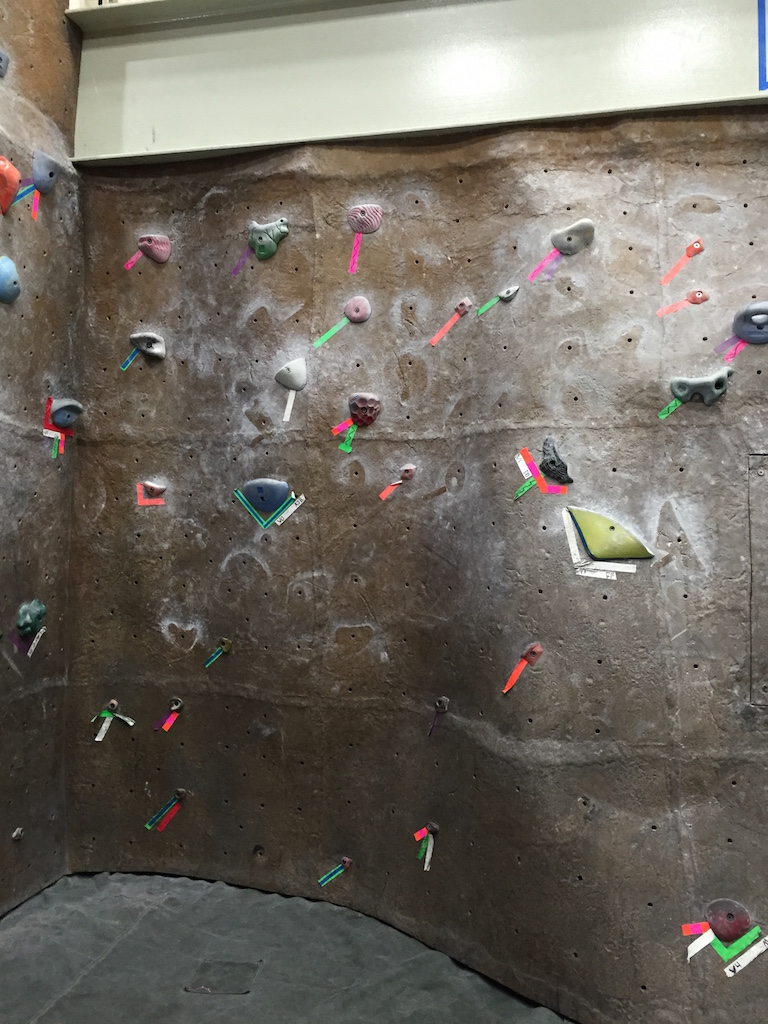
#> input picture CS378-Computer Vision/project_4/images/pano/3-1.jpg, 768 x 1024 px, found by its file name; its folder holds 4 pictures in this run
$ python mosaic.py   (older library calls are emulated)
#> lines starting #> are read from the running program, lines starting #| are printed output that depends on the picture
### CS378-Computer Vision/project_4/pano_stitcher/pano_stitcher.py
import cv2
import numpy as np

MIN_MATCH_COUNT = 10


def homography(image_a, image_b):
    """Returns the homography mapping image_b into alignment with image_a.

    Arguments:
      image_a: A grayscale input image.
      image_b: A second input image that overlaps with image_a.

    Returns: the 3x3 perspective transformation matrix (aka homography)
             mapping points in image_b to corresponding points in image_a.
    """
    sift = cv2.SIFT()
    # find the keypoints and descriptors with SIFT
    kp1, des1 = sift.detectAndCompute(image_a, None)
    kp2, des2 = sift.detectAndCompute(image_b, None)

    FLANN_INDEX_KDTREE = 0
    index_params = dict(algorithm=FLANN_INDEX_KDTREE, trees=5)
    search_params = dict(checks=50)

    flann = cv2.FlannBasedMatcher(index_params, search_params)

    matches = flann.knnMatch(des1, des2, k=2)

    # store all the good matches as per Lowe's ratio test.
    good = []
    for m, n in matches:
        if m.distance / n.distance < .75:
            good.append(m)

    # print(kp1)
    if len(good) > 0:
        src_pts = np.float32([kp1[m.queryIdx].pt for m in good])
        src_pts = src_pts.reshape(-1, 1, 2)
        dst_pts = np.float32([kp2[m.trainIdx].pt for m in good])
        dst_pts = dst_pts.reshape(-1, 1, 2)

        M, mask = cv2.findHomography(dst_pts, src_pts, cv2.RANSAC)
        return M

    else:
        x = len(good)
        line = "Not enough matches are found"
        print "%s - %d/%d" % (line, x, MIN_MATCH_COUNT)
        matchesMask = None


def warp_image(image, homography):
    """Warps 'image' by 'homography'

    Arguments:
      image: a 3-channel image to be warped.
      homography: a 3x3 perspective projection matrix mapping points
                  in the frame of 'image' to a target frame.

    Returns:
      - a new 4-channel image containing the warped input, resized to contain
        the new image's bounds. Translation is offset so the image fits exactly
        within the bounds of the image. The fourth channel is an alpha channel
        which is zero anywhere that the warped input image does not map in the
        output, i.e. empty pixels.
      - an (x, y) tuple containing location of the warped image's upper-left
        corner in the target space of 'homography', which accounts for any
        offset translation component of the homography.
    """
    """[0][2] = tranlate in x
        [1][2] = translate in y
        [0][0] = scale in x
        [1][1] = scale in y
    """

    # Calcualte an (x,y) tuple with the location of the
    # warped images upper-left corner
    height, width, depth = image.shape
    homography_matrix = np.matrix(homography)

    zero_array = np.matrix([[0], [0], [1]])
    origin_points = homography_matrix * zero_array
    new_x1 = origin_points[0, 0] // origin_points[2, 0]
    new_y1 = origin_points[1, 0] // origin_points[2, 0]

    zero_array = np.matrix([[width], [0], [1]])
    origin_points = homography_matrix * zero_array
    new_x2 = origin_points[0, 0] // origin_points[2, 0]
    new_y2 = origin_points[1, 0] // origin_points[2, 0]

    zero_array = np.matrix([[0], [height], [1]])
    origin_points = homography_matrix * zero_array
    new_x3 = origin_points[0, 0] // origin_points[2, 0]
    new_y3 = origin_points[1, 0] // origin_points[2, 0]

    zero_array = np.matrix([[width], [height], [1]])
    origin_points = homography_matrix * zero_array
    new_x4 = origin_points[0, 0] // origin_points[2, 0]
    new_y4 = origin_points[1, 0] // origin_points[2, 0]

    y_max = max(new_y4, new_y3, new_y2, new_y1)
    y_min = min(new_y4, new_y3, new_y2, new_y1)
    x_max = max(new_x4, new_x3, new_x2, new_x1)
    x_min = min(new_x4, new_x3, new_x2, new_x1)

    # Make a new homography without translations
    identity = [[1, 0, -x_min], [0, 1, -y_min], [0, 0, 1]]
    Hprime = np.matrix(identity) * homography_matrix

    # warp image
    image3 = cv2.warpPerspective(image, Hprime,
        (int(x_max - x_min), int(y_max - y_min)))

    # Calculate alpha channel
    grayImg = cv2.cvtColor(image3, cv2.COLOR_BGR2GRAY)
    thresh = cv2.threshold(grayImg, 0, 255, cv2.THRESH_BINARY)
    channel1, channel2, channel3 = cv2.split(image3)
    threshImage = cv2.merge((channel1, channel2, channel3, thresh[1]))

    return threshImage, (x_min, y_min)


def create_mosaic(images, origins):
    #make coordinates relative to origins[0]

    miny = min(y for (x, y) in origins)
    minx = min(x for (x, y) in origins)
    maxy = max(y for (x, y) in origins)
    maxx = max(x for (x, y) in origins)
    origins = [[x - minx, y - miny] for (x, y) in origins]

    #set up the resulting mosaic canvas
    imageorigins = zip(images, origins)
    fullheight = max(image.shape[0] + abs(y) for image, [x, y] in imageorigins)
    fullwidth = max(image.shape[1] + x for image, [x, y] in imageorigins)

    mosaiccanvas = np.zeros((fullheight, fullwidth, 4))
    for image, (x, y) in imageorigins:
        h, w, d = image.shape
        mosaiccanvas[y:y + h, x:x + w, :] = image
    return mosaiccanvas

### CS378-Computer Vision/project_4/pano_stitcher/mosaic.py
import cv2
import numpy as np
import pano_stitcher

leftmost = 1
rightmost = 3
middle = (leftmost+rightmost)//2
imgdir = "images/pano/"

rawimages = []
for i in range(leftmost, rightmost+1):
    rawimages.append(cv2.imread(imgdir+"3-" + str(i)+".jpg"))

rightmost -= leftmost
middle -= leftmost
leftmost -= leftmost

rawimages[middle] = cv2.cvtColor(rawimages[middle], cv2.COLOR_BGR2BGRA)

warpedimages = []
warpedcorners = []
for i in range(0,middle):
    l = rawimages[i]
    r = rawimages[i+1]
    h = pano_stitcher.homography(r, l)
    print("Finished left homography #"+str(i))
    warpedimage, warpedcorner = pano_stitcher.warp_image(l, h)
    print("Warped image #"+str(i))
    warpedimages.append(warpedimage)
    warpedcorners.append(warpedcorner)
#> this loop made 1 pass
#> (new_x1 in warp_image, new_y1 in warp_image, new_x2 in warp_image, new_y2 in warp_image, new_x3 in warp_image, new_y3 in warp_image) on pass 1: (-190, -62, 604, 25, -194, 1065)
#> pass 1, `r = rawimages[i+1]`:
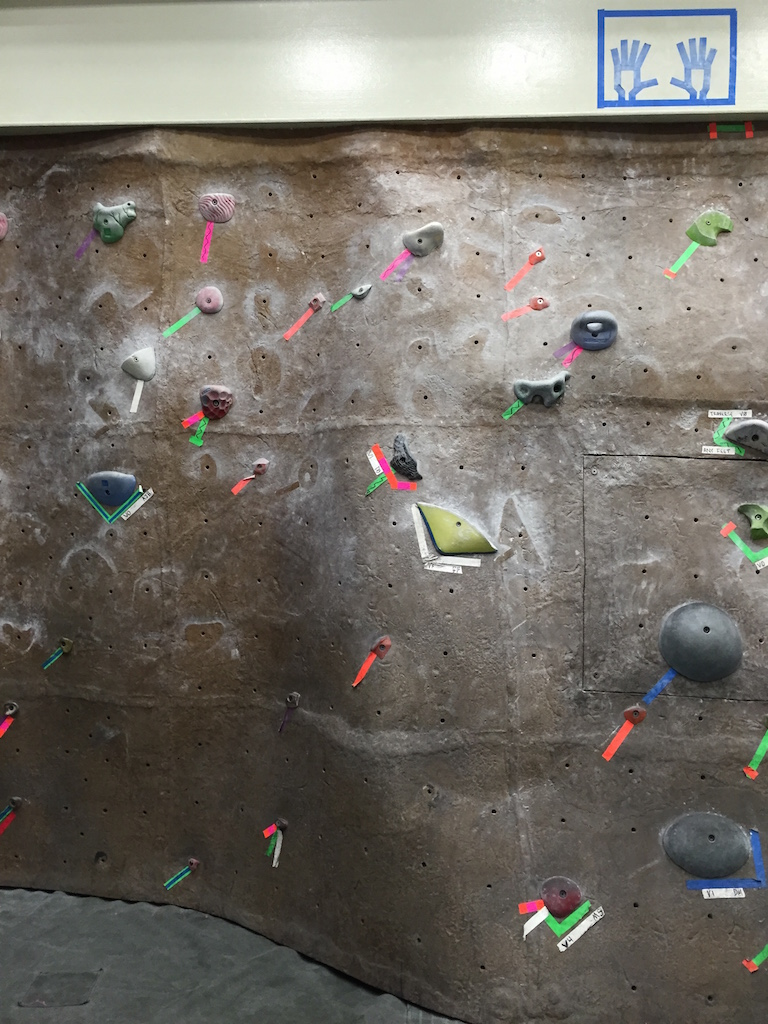
#> r: shape (1024, 768, 4); mean B, G, R, A 103.2, 110.6, 115.2, 255
#> pass 1, in warp_image, `channel1, channel2, channel3 = cv2.split(image3)`:
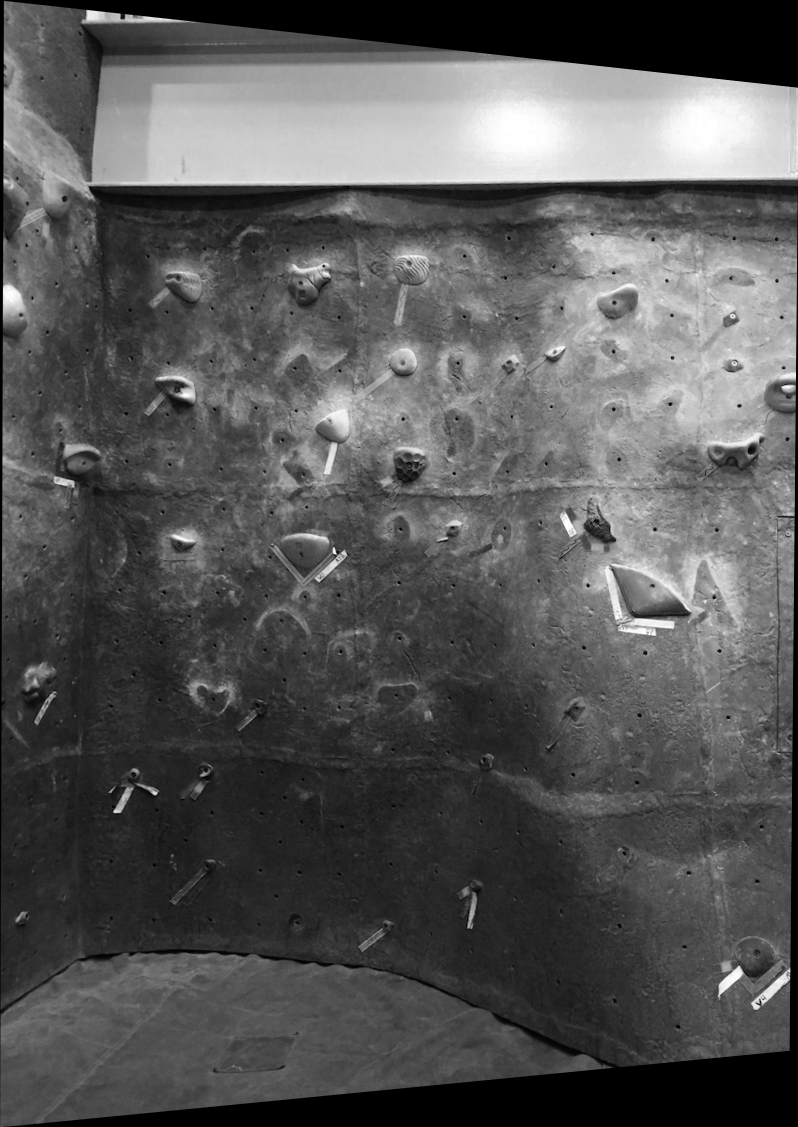
#> channel1: shape (1127, 798); min 0, max 255, mean 87.1
#> l is the input picture: shape (1024, 768, 3); mean B, G, R 97, 105.5, 111
#> after the loop, warpedcorners = [(-194, -62)]; warpedimages = 1 item


for i in range(middle,rightmost) :
    l = rawimages[i]
    r = rawimages[i+1]
    h = pano_stitcher.homography(l,r)
    print("Finished right homography #"+str(i))
    warpedimage, warpedcorner = pano_stitcher.warp_image(r, h)
    print("Warped image #"+str(i))
    warpedimages.append(warpedimage)
    warpedcorners.append(warpedcorner)
#> this loop made 1 pass
#> (new_x1 in warp_image, new_y1 in warp_image, new_x2 in warp_image, new_y2 in warp_image, new_x3 in warp_image, new_y3 in warp_image) on pass 1: (168, 42, 951, -25, 161, 1006)
#> pass 1, in warp_image (call 2), `image3 = cv2.warpPerspective(image, Hprime, (int(x_max - x_min), int(y..`:
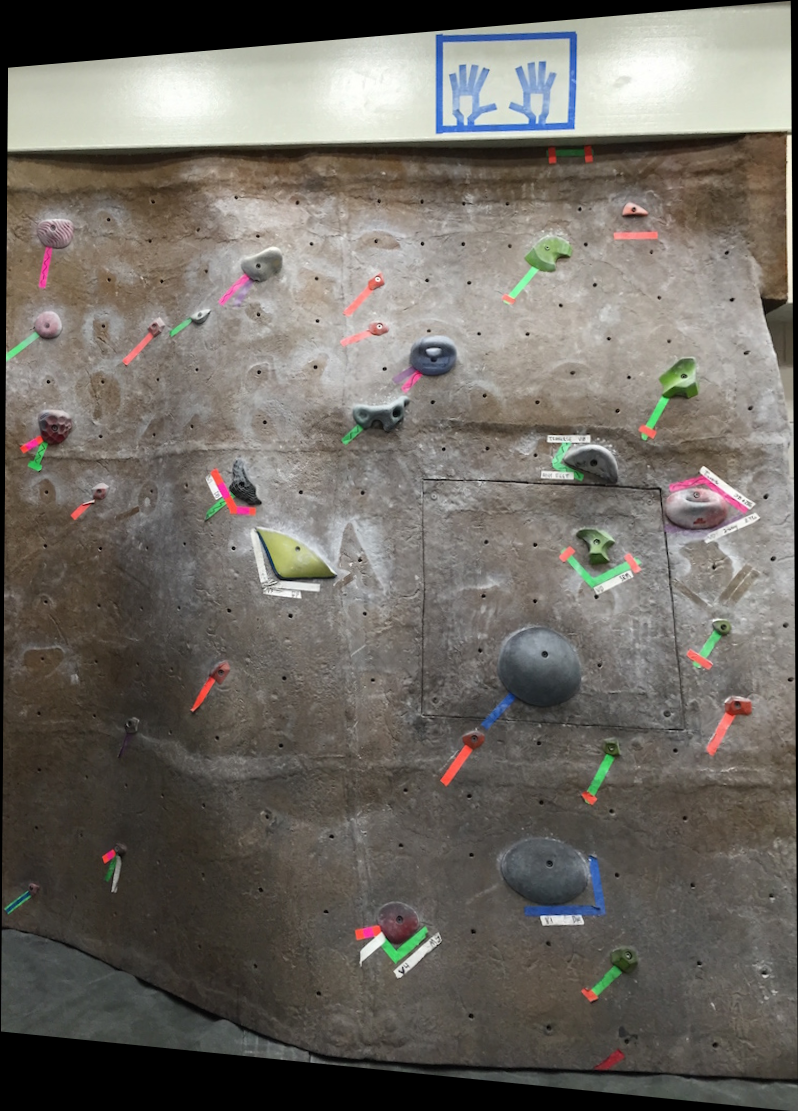
#> image3: shape (1111, 798, 3); mean B, G, R 99.8, 106.3, 110.8
#> pass 1, in warp_image (call 2), `grayImg = cv2.cvtColor(image3, cv2.COLOR_BGR2GRAY)`:
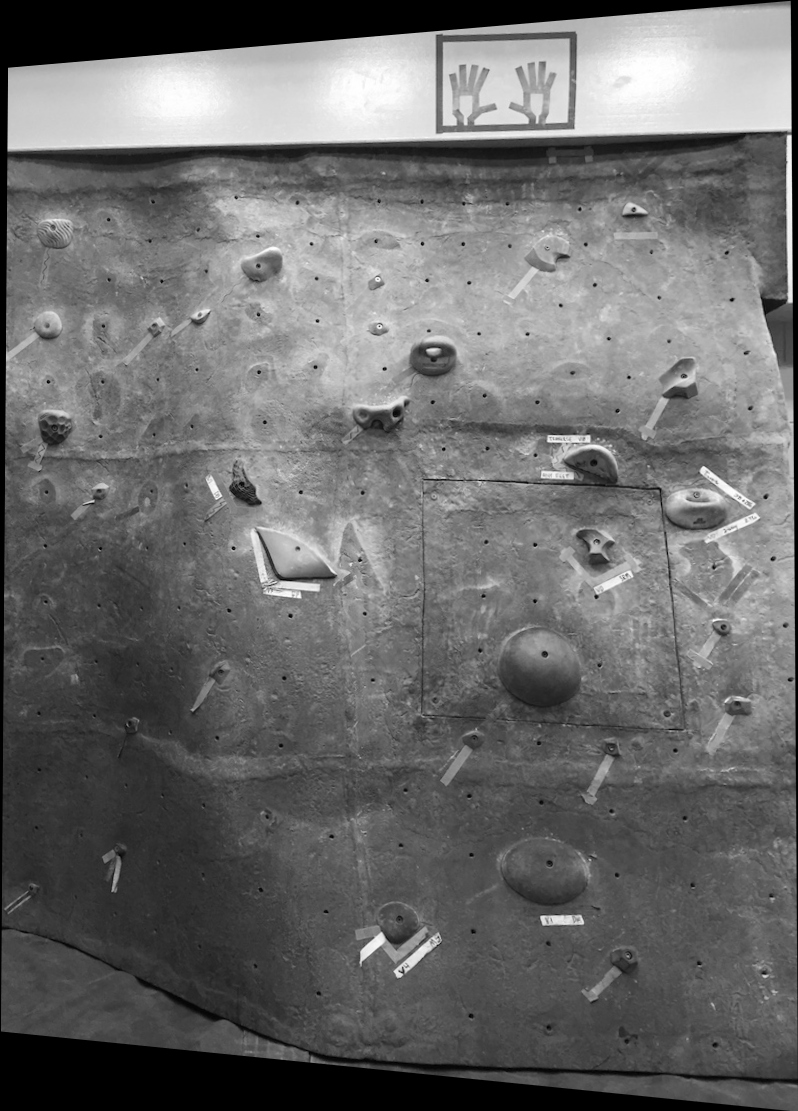
#> grayImg: shape (1111, 798); min 0, max 255, mean 106.9
#> pass 1, in warp_image (call 2), `channel1, channel2, channel3 = cv2.split(image3)`:
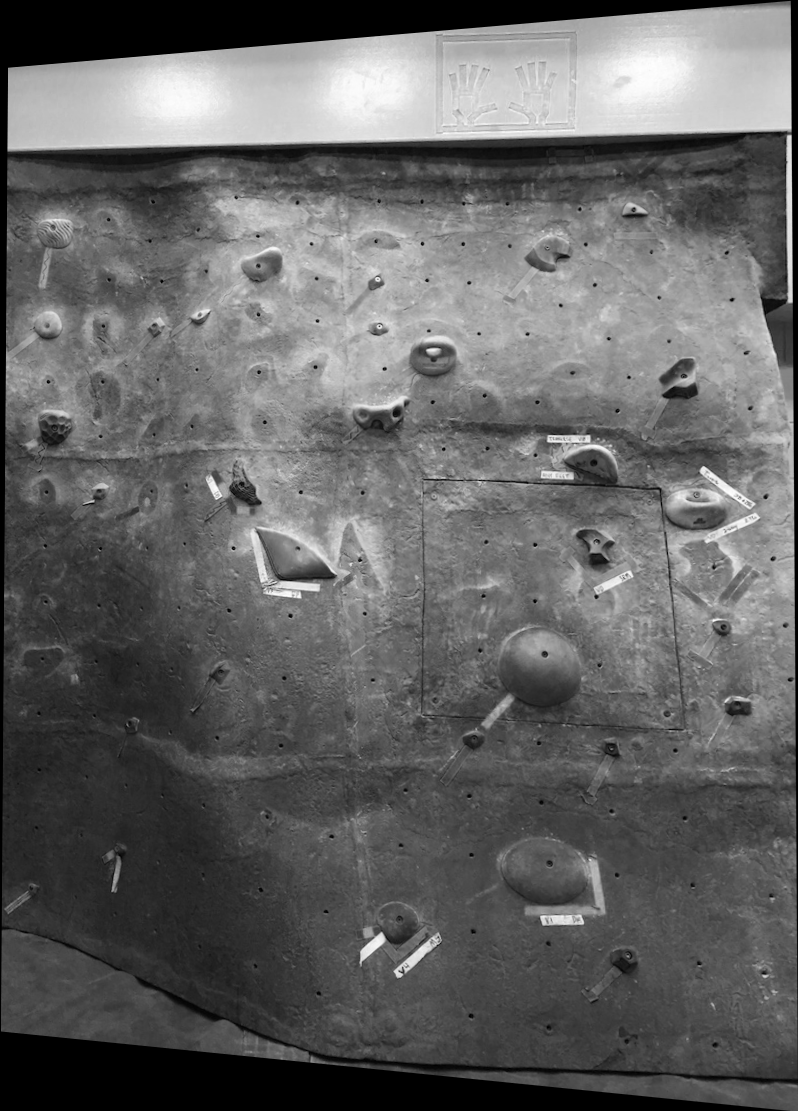
#> channel1: shape (1111, 798); min 0, max 255, mean 99.8
#> after the loop, warpedcorners = [(-194, -62), (161, -25)]; warpedimages = 2 items

warpedimages.append(rawimages[middle])
warpedcorners.append((0, 0))

k = pano_stitcher.create_mosaic(warpedimages, warpedcorners)
#> in create_mosaic, `miny = min(y for (x, y) in origins)`: miny = -62
#> in create_mosaic, `minx = min(x for (x, y) in origins)`: minx = -194
#> in create_mosaic, `maxy = max(y for (x, y) in origins)`: maxy = 0
#> in create_mosaic, `maxx = max(x for (x, y) in origins)`: maxx = 161
#> in create_mosaic, `origins = [[x - minx, y - miny] for (x, y) in origins]`: origins = [[0, 0], [355, 37], [194, 62]]
#> in create_mosaic, `fullheight = max(image.shape[0] + abs(y) for image, [x, y] in imageori..`: fullheight = 1148
#> (the run stopped early here; a loop or call above may not have finished)
